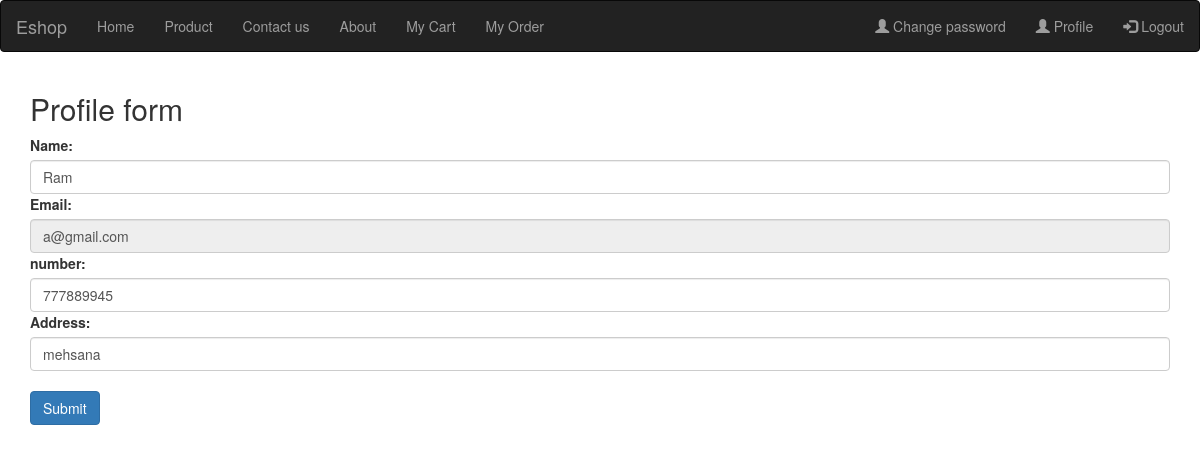
/profile/ (signed in), run on the app's committed database.
### app1/models.py (models this page shows)
class Userregister(models.Model):
    name=models.CharField(max_length=200)
    email=models.EmailField()
    number=models.IntegerField()
    address=models.TextField()
    password=models.CharField(max_length=12)

### app1/views.py (the view)
# urls.py: path('profile/',profile,name="profile1"),
def profile(request):
    if 'email' in request.session:
        userdata=Userregister.objects.get(email=request.session['email'])
        if request.method=="POST":
            userdata.name=request.POST['name']
            userdata.number=request.POST['number']
            userdata.address=request.POST['address']
            userdata.save()
            return render(request,'profile.html',{'user':userdata,'m':'profile updated'})
        return render(request,'profile.html',{'user':userdata})
    else:
        return redirect('login1')

### app1/templates/profile.html (shortened to what this page needs)
{% extends 'base.html' %}
{% load static %}
{% block content %}
<!DOCTYPE html>
<html lang="en">
<head>
<body>
<div class="container mt-3">
  <h2>Profile  form</h2>
  <form method="POST">
    <div class="mb-3 mt-3">
        <label for="email">Name:</label>
        <input type="text" class="form-control" id="email" value={{user.name}} placeholder="Enter Name" name="name">
      </div>
    <div class="mb-3 mt-3">
      <label for="email">Email:</label>
      <input type="email" class="form-control" id="email" value={{user.email}} placeholder="Enter email" name="email" readonly>
    </div>
    <div class="mb-3 mt-3">
        <label for="email">number:</label>
        <input type="number" class="form-control" id="email" value={{user.number}} placeholder="Enter number" name="number">
      </div>
      <div class="mb-3 mt-3">
        <label for="email">Address:</label>
        <input type="text" class="form-control" id="email" value={{user.address}} placeholder="Enter address" name="address">
      </div>
    <br>
    <button type="submit" class="btn btn-primary">Submit</button>
  </form>
</div>
</body>
</html>
{% endblock %}

### data on the page
Userregister: name "Ram", email "a@gmail.com", number "777889945", address "mehsana"
